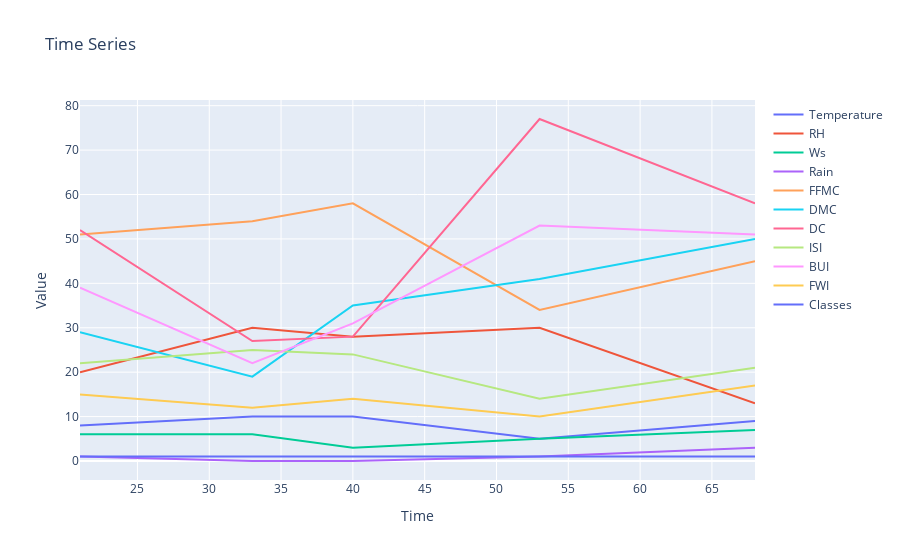

Write notebook code for a chart like this one.
### Code cell
fig = go.Figure()

for column in nb_df.columns:
    fig.add_trace(go.Scatter(x=nb_df.index, y=nb_df[column], mode="lines", name=column))

fig.update_layout(xaxis_title="Time", yaxis_title="Value", title="Time Series")

fig.show()

### Figure 1 — Plotly figure (JSON) as saved in the notebook; plotly's stock layout.template omitted (floating-point values rounded to 4 significant figures)
{"data": [{"mode": "lines", "name": "Temperature", "type": "scatter", "x": [21, 33, 40, 53, 68], "y": [8, 10, 10, 5, 9]}, {"mode": "lines", "name": "RH", "type": "scatter", "x": [21, 33, 40, 53, 68], "y": [20, 30, 28, 30, 13]}, {"mode": "lines", "name": "Ws", "type": "scatter", "x": [21, 33, 40, 53, 68], "y": [6, 6, 3, 5, 7]}, {"mode": "lines", "name": "Rain", "type": "scatter", "x": [21, 33, 40, 53, 68], "y": [1, 0, 0, 1, 3]}, {"mode": "lines", "name": "FFMC", "type": "scatter", "x": [21, 33, 40, 53, 68], "y": [51, 54, 58, 34, 45]}, {"mode": "lines", "name": "DMC", "type": "scatter", "x": [21, 33, 40, 53, 68], "y": [29, 19, 35, 41, 50]}, {"mode": "lines", "name": "DC", "type": "scatter", "x": [21, 33, 40, 53, 68], "y": [52, 27, 28, 77, 58]}, {"mode": "lines", "name": "ISI", "type": "scatter", "x": [21, 33, 40, 53, 68], "y": [22, 25, 24, 14, 21]}, {"mode": "lines", "name": "BUI", "type": "scatter", "x": [21, 33, 40, 53, 68], "y": [39, 22, 31, 53, 51]}, {"mode": "lines", "name": "FWI", "type": "scatter", "x": [21, 33, 40, 53, 68], "y": [15, 12, 14, 10, 17]}, {"mode": "lines", "name": "Classes", "type": "scatter", "x": [21, 33, 40, 53, 68], "y": [1, 1, 1, 1, 1]}], "layout": {"title": {"text": "Time Series"}, "xaxis": {"title": {"text": "Time"}}, "yaxis": {"title": {"text": "Value"}}}}
